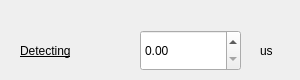
    <widget class="QWidget" name="tab_8">
     <attribute name="title">
      <string>Detecting</string>
     </attribute>
     <widget class="QDoubleSpinBox" name="doubleSpinBox_DPL_4">
      <property name="geometry">
       <rect>
        <x>140</x>
        <y>30</y>
        <width>101</width>
        <height>41</height>
       </rect>
      </property>
      <property name="font">
       <font>
        <family>Arial</family>
        <pointsize>9</pointsize>
        <weight>50</weight>
        <bold>false</bold>
        <strikeout>false</strikeout>
       </font>
      </property>
      <property name="layoutDirection">
       <enum>Qt::LeftToRight</enum>
      </property>
      <property name="alignment">
       <set>Qt::AlignLeading|Qt::AlignLeft|Qt::AlignVCenter</set>
      </property>
      <property name="maximum">
       <double>999999.989999999990687</double>
      </property>
     </widget>
     <widget class="QLabel" name="label_51">
      <property name="geometry">
       <rect>
        <x>20</x>
        <y>30</y>
        <width>131</width>
        <height>41</height>
       </rect>
      </property>
      <property name="font">
       <font>
        <family>Arial</family>
        <pointsize>9</pointsize>
        <weight>50</weight>
        <bold>false</bold>
        <underline>true</underline>
        <strikeout>false</strikeout>
       </font>
      </property>
      <property name="text">
       <string>Detecting</string>
      </property>
     </widget>
     <widget class="QLabel" name="label_52">
      <property name="geometry">
       <rect>
        <x>260</x>
        <y>30</y>
        <width>31</width>
        <height>41</height>
       </rect>
      </property>
      <property name="font">
       <font>
        <family>Arial</family>
        <pointsize>9</pointsize>
        <weight>50</weight>
        <bold>false</bold>
        <strikeout>false</strikeout>
       </font>
      </property>
      <property name="text">
       <string>us</string>
      </property>
     </widget>
    </widget>
